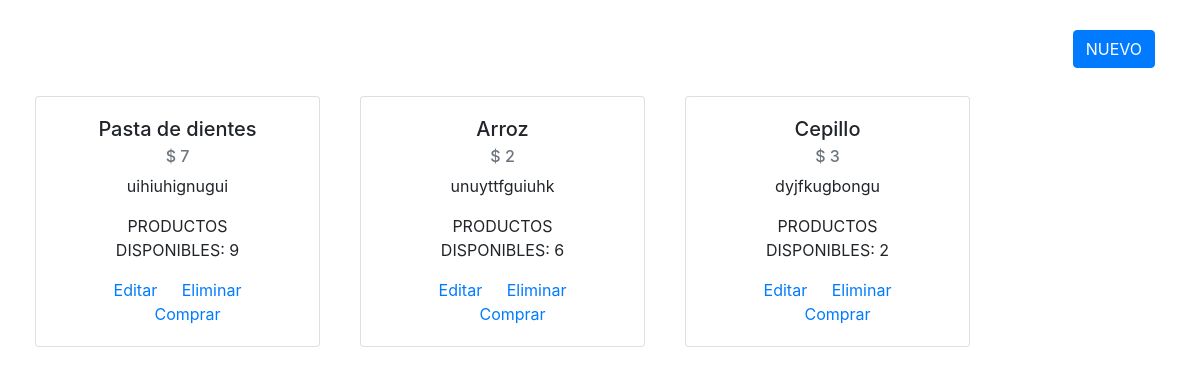
/modulos/productos/index.php (signed in), run on an earlier commit of the app's database.
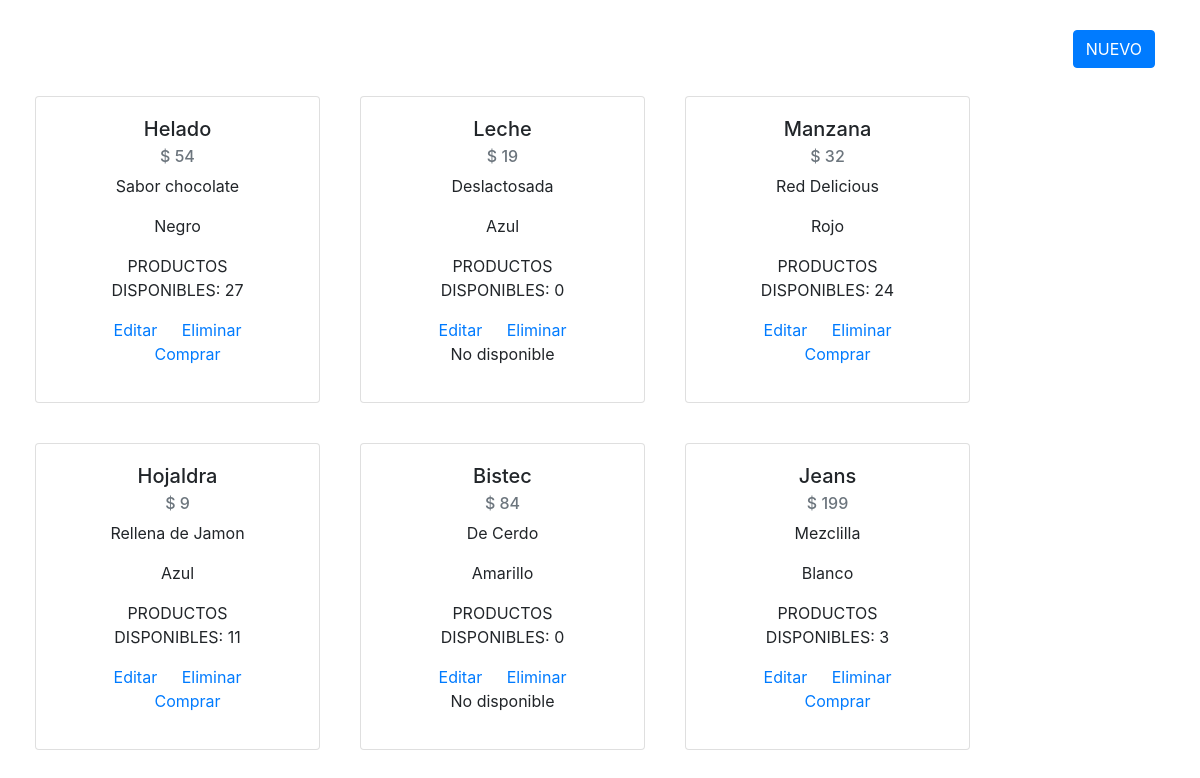
And on a later commit of the database.
### tables this page shows
CREATE TABLE `productos` (
  `id_producto` int(11) NOT NULL,
  `id_categoria` int(11) UNSIGNED NOT NULL,
  `id_colores` int(11) UNSIGNED NOT NULL,
  `nombre_producto` varchar(50) DEFAULT NULL,
  `descripcion_producto` varchar(100) NOT NULL,
  `precio_producto` int(50) DEFAULT NULL,
  `stock_producto` int(10) DEFAULT NULL,
  `status_producto` int(1) DEFAULT 0
);

CREATE TABLE `colores` (
  `id_colores` int(11) UNSIGNED NOT NULL,
  `nombre_colores` varchar(50) NOT NULL,
  `status_solores` int(1) NOT NULL DEFAULT 0
);

### modulos/productos/index.php (the view, shortened to what this page needs)
<?php
require_once('../../conexion.php');
?>
<!DOCTYPE html>
<html lang="es-MX">
<head>
    <link rel="stylesheet" href="https://stackpath.bootstrapcdn.com/bootstrap/4.5.0/css/bootstrap.min.css">
</head>
<body>
    <div class="container-fluid text-center">
    <div class="col-sm-12" style="padding: 30px;">
    <a href='formulario_productos.php' class ="btn btn-primary float-right mb-2">NUEVO</a>
  </div>
        <div class="col-md-12 row">
            <?php
            $consulta = "SELECT * FROM productos";
            $resultado = mysqli_query($mysqli, $consulta);
            while ($fila = mysqli_fetch_array($resultado)) {
            ?>
                <div class="card col-md-3" style="width: 18rem;margin:20px;">
                    <div class="card-body">
                        <h5 class="card-title"><?php echo $fila["nombre_producto"]; ?></h5>
                        <h6 class="card-subtitle mb-2 text-muted">$ <?php echo $fila["precio_producto"]; ?></h6>
                        <p class="card-text"><?php echo $fila["descripcion_producto"]; ?></p>
                        <p class="card-text">
                        <?php
                          $consulta_colores = "SELECT * FROM colores WHERE id_colores=".$fila["id_colores"];
                          $resultado_colores= mysqli_query($mysqli, $consulta_colores);
                          $resultadoMinColores = mysqli_fetch_array($resultado_colores);
                          echo $resultadoMinColores["nombre_colores"];
                        ?>
                        </p>
                        <p class="card-text">PRODUCTOS DISPONIBLES: <?php echo $fila["stock_producto"]; ?></p>
                        <a href="fEdicion_productos.php?id=<?php echo $fila['id_producto']; ?>" class="card-link">Editar</a>
                        <a href="eliminar_productos.php?id=<?php echo $fila['id_producto']; ?>" class="card-link">Eliminar</a>
                        <?php
                        if($fila["stock_producto"] > 0){
                        ?>
                        <a href="../compras/insertar_compra.php?id=<?php echo $fila['id_producto']; ?>" class="card-link">Comprar</a>
                        <?php
                        }else{
                            ?>
                            <p>No disponible</p>
                            <?php
                        }
                        ?>
                    </div>
                </div>
            <?php }  ?>
        </div>
    </div>
</body>
</html>

What changed in the data, as far as the page shows it:
removed productos: nombre_producto "Pasta de dientes", precio_producto "7", descripcion_producto "uihiuhignugui", stock_producto "9"
removed productos: nombre_producto "Arroz", precio_producto "2", descripcion_producto "unuyttfguiuhk", stock_producto "6"
removed productos: nombre_producto "Cepillo", precio_producto "3", descripcion_producto "dyjfkugbongu", stock_producto "2"
added productos: nombre_producto "Helado", precio_producto "54", descripcion_producto "Sabor chocolate", id_colores.nombre_colores "Negro", stock_producto "27"
added productos: nombre_producto "Leche", precio_producto "19", descripcion_producto "Deslactosada", id_colores.nombre_colores "Azul", stock_producto "0", shows "No disponible"
added productos: nombre_producto "Manzana", precio_producto "32", descripcion_producto "Red Delicious", id_colores.nombre_colores "Rojo", stock_producto "24"
added productos: nombre_producto "Hojaldra", precio_producto "9", descripcion_producto "Rellena de Jamon", id_colores.nombre_colores "Azul", stock_producto "11"
added productos: nombre_producto "Bistec", precio_producto "84", descripcion_producto "De Cerdo", id_colores.nombre_colores "Amarillo", stock_producto "0", shows "No disponible"
added productos: nombre_producto "Jeans", precio_producto "199", descripcion_producto "Mezclilla", id_colores.nombre_colores "Blanco", stock_producto "3"
